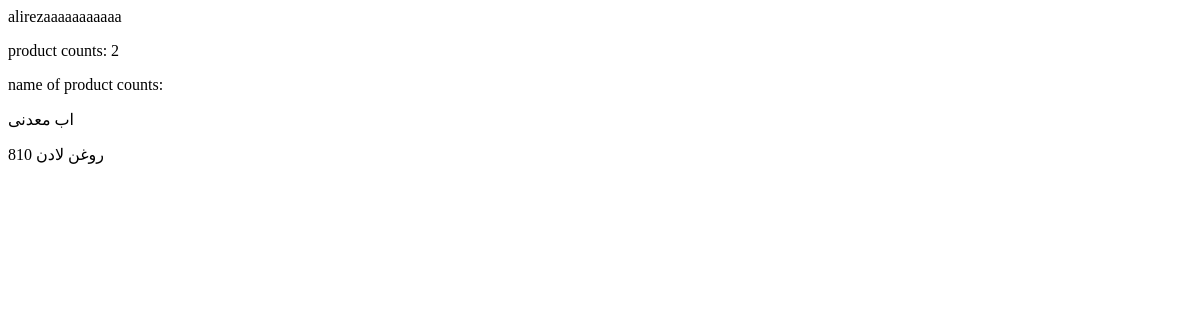
/store/test/, run on an earlier commit of the app's database.
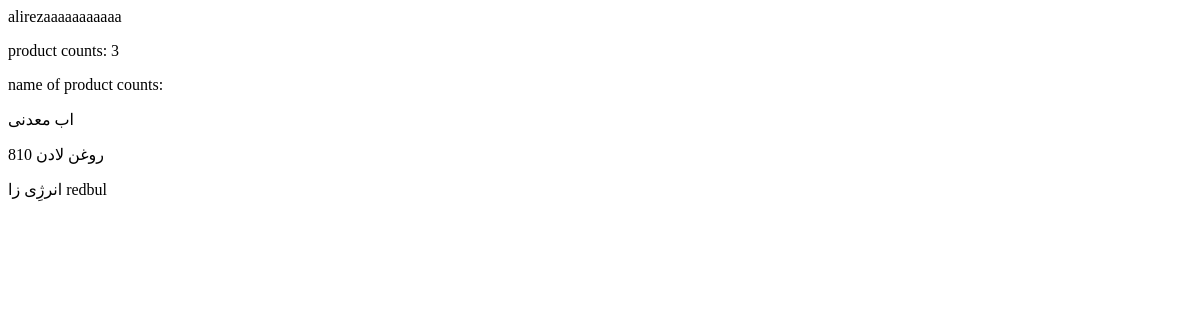
And on a later commit of the database.
### store/models.py (models this page shows, shortened)
class Product(models.Model):
    name = models.CharField(max_length=100)
    description = models.TextField(blank=True)
    price = models.DecimalField(max_digits=10, decimal_places=2)
    discount = models.DecimalField(max_digits=5, decimal_places=2, default=0)
    stock = models.PositiveIntegerField()
    def __str__(self):
        return self.name

### store/views.py (the view)
# urls.py: path('test/', test , name='test'),
def test(request):
    return render(request, 'store/test.html')

### store/templatetags/test.py (called while the page is built)
@register.simple_tag
def hello():
    return "alirezaaaaaaaaaaa"

@register.simple_tag(name='count')
def product_total():
    products = Product.objects.count()
    return products

@register.simple_tag(name='NameCount')
def product_total():
    products = Product.objects.all()
    return products

### templates/store/test.html
{% load test %}
<p>{% hello %}</p>
<body>
    <p>product counts: {% count %}</p>
    <p>name of product counts: {% NameCount as count %}</p>
    {% for namecount in count %}
        <p>{{ namecount }}</p>
    {% endfor %}
</body>

What changed in the data, as far as the page shows it:
added Product: name "انرژِی زا redbul"
Also different on the page:
text no longer shown: "2"
text now shown: "3"
